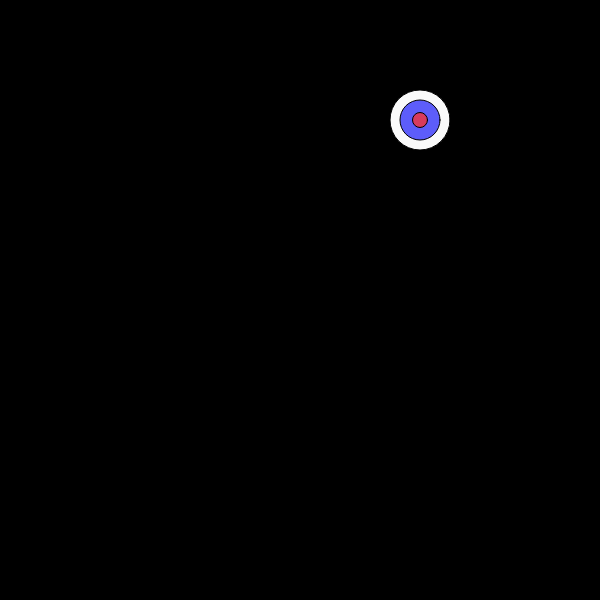
Frame 1 (no input)
Frame 60 (no input): identical to frame 1, image omitted
Frame 120 (the mouse pressed at the canvas centre since frame 60): identical to frame 1, image omitted

The p5.js sketch that drew this single still picture (run headless with seeded random() and noise() and a simulated clock; from frame 60 on, the mouse is pressed at the canvas centre):

// p5.js sketch
// ── sketch.js
let nbs = []
let scl = 60
let bl = 20
let rd = 45
let rate = 1;

function setup() {
  createCanvas(600,600)
  cursor(CROSS)
  let cols = width/scl
  let rows = height/scl

  for(let i=0; i < rate; i++){
    nbs[i] = new Bs(cols,rows)
  }
}

function draw() {
  background(0)

  for(let i=0; i < nbs.length; i++){
    nbs[i].show()
    nbs[i].total()
  }
}

function mousePressed(){
  for(let i=0; i < nbs.length; i++){
    nbs[i].clck()
  }
}

// ── bull_eye.js
function Bs(cols,rows){
  this.pos = createVector(floor(random(1,cols)), floor(random(1,rows)));
  this.pos.mult(scl);

  this.score = 0
  this.nextlv = 0
  this.real_score = 0

  this.show = function(){
    ellipseMode(CENTER)
    fill(255,250)
    ellipse(this.pos.x,this.pos.y,scl,scl)
    fill(50,50,250,200)
    ellipse(this.pos.x,this.pos.y,scl-bl,scl-bl)
    fill(250,50,50,200)
    ellipse(this.pos.x,this.pos.y,scl-rd,scl-rd)
  }

  this.clck = function (){
    let d = dist(mouseX,mouseY,this.pos.x,this.pos.y)
    if(d<scl/2){
      if(d<scl/2-bl/2){
        this.score= this.score +100
      }
      if(d<scl/2-rd/2){
        this.score = this.score+200
      }
      this.pos = createVector(floor(random(1,cols)), floor(random(1,rows)));
      this.pos.mult(scl);

      this.score = this.score + 50
      this.nextlv=this.score+this.nextlv
      }
      this.real_score= this.real_score + this.score
      console.log(this.real_score)
    }

  this.total = function(){
    if (this.score>500){
      append(nbs,new Bs(cols,rows))
      this.score=0
    }
  }

}
